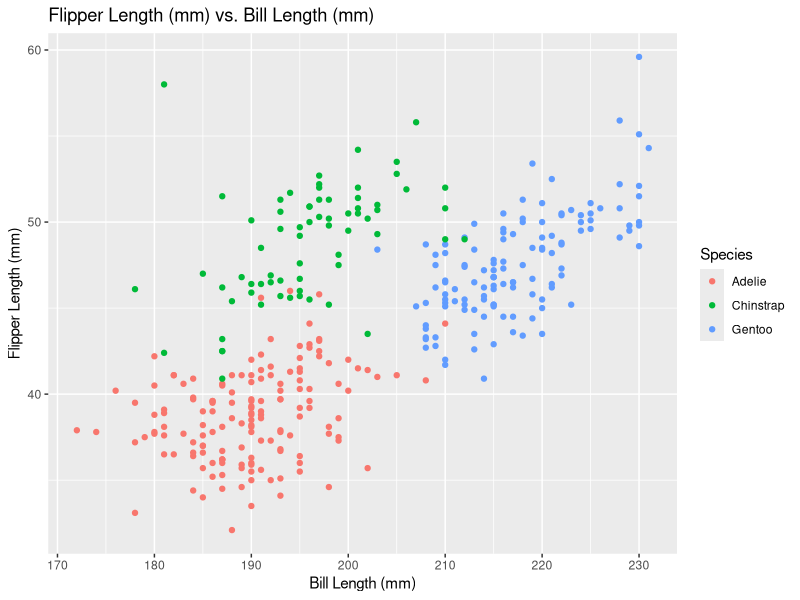
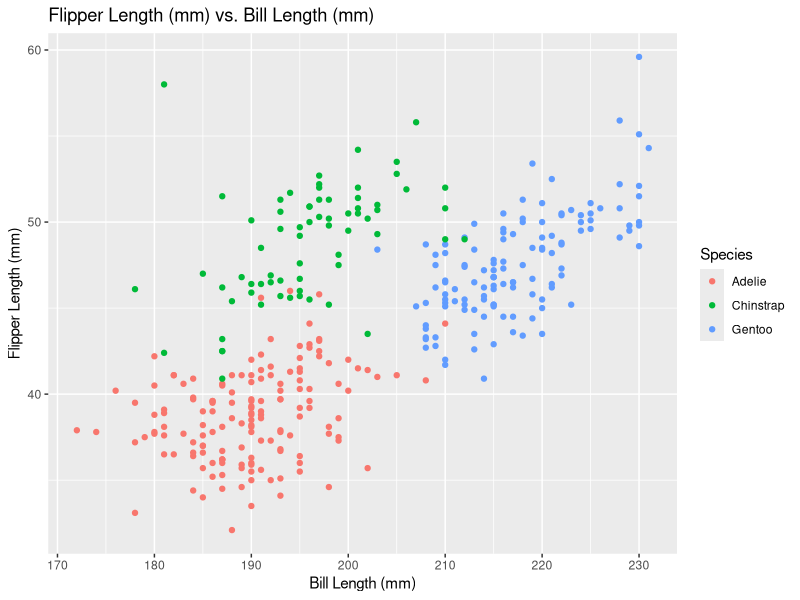

These charts were generated, in order, by the following R code:
## ---- chunk 1
library(tidyverse)
library(ggplot2)
## ---- chunk 2
data("penguins", package = "palmerpenguins")
glimpse(penguins)
## ---- chunk 3
get_range_str = function(x_list){
  output = paste("_Range:_ ", min(x_list, na.rm = TRUE), " to ", max(x_list, na.rm = TRUE))
  return(output)
}
## ---- chunk 4
mean_flipper_length = 
  pull(penguins, flipper_length_mm) |> 
  mean(na.rm = TRUE) |> 
  round(2)

## ---- chunk 5
ggplot(penguins, aes(x = flipper_length_mm, y = bill_length_mm, color = species)) + 
  geom_point() + 
  labs(title = "Flipper Length (mm) vs. Bill Length (mm)",
       x = "Bill Length (mm)",
       y = "Flipper Length (mm)",
       color = "Species"
       )
## ---- chunk 6
ggsave(filename = "penguins_scatterplot.png")
## ---- chunk 7
df = tibble(
  norm_sample = rnorm(10),
  greater_than_0 = norm_sample > 0,
  char = stringi::stri_rand_strings(10, 1, pattern = "[a-z]"),
  fac = factor(sample(c("bird", "cat", "dog"), size = 10, replace = TRUE))
)

df
## ---- chunk 8
mean(pull(df, norm_sample))

mean(pull(df, greater_than_0))

mean(pull(df, char))

mean(pull(df, fac))
